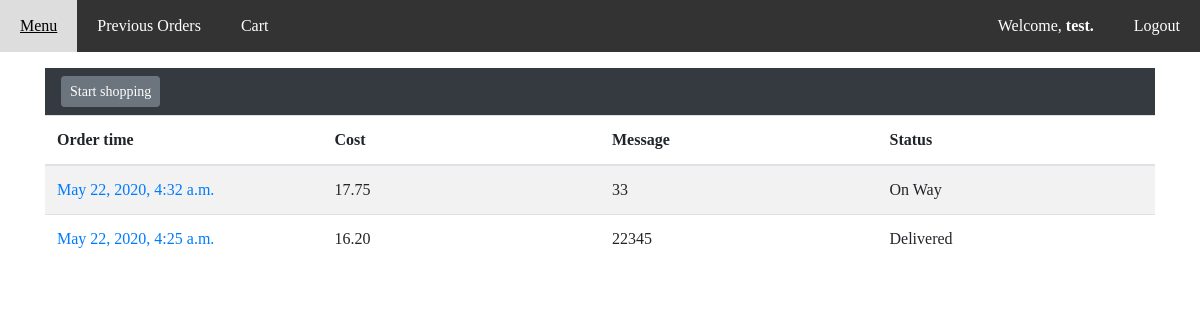
Screenshot of /user/history (signed in) with the database file from the repository.
### orders/models.py (models this page shows, shortened)
class OrderDetail(models.Model):
    user = models.ForeignKey(User, on_delete=models.CASCADE, related_name='order')
    orderitems = models.ManyToManyField(IndividualOrderItem, related_name='order')
    orderprice = models.DecimalField(max_digits=6, decimal_places=2, default=0)
    ordertime = models.DateTimeField(default=timezone.datetime.now())
    contact = models.CharField(max_length=50)
    address = models.CharField(max_length=100)
    message = models.CharField(max_length=100, blank=True)
    ORDERED = 'Ordered'
    PREPARING = 'Preparing'
    SHIPPED = 'On Way'
    DELIVERED = 'Delivered'
    STATUS_CHOCIES = (
        (ORDERED, 'Ordered'),
        (PREPARING, 'Preparing'),
        (SHIPPED, 'On Way'),
        (DELIVERED, 'Delivered')
    )
    status = models.CharField(max_length=16, choices=STATUS_CHOCIES, default=ORDERED)

### orders/views.py (the view)
# urls.py: path('user/history', views.order_history, name="order_history"),
@login_required(login_url='accounts:login')
def order_history(request):
    if request.method == 'POST':
        return HttpResponseNotFound()
    context = {
        "orders_list": OrderDetail.objects.filter(user=request.user).order_by('-ordertime')
    }
    context['item_in_cart_count'] = get_total_items_in_cart_count(request)
    return render(request, 'orders/order_history.html', context)

### orders/views.py (called while the page is built)
def get_total_items_in_cart_count(request):
    if not request.user.is_authenticated:
        return 0
    cartitemscount = IndividualCartItem.objects.filter(user=request.user).count()
    return cartitemscount

### orders/templates/orders/order_history.html (shortened to what this page needs)
{% extends 'base_layout.html' %}
{% block content%}
<nav class="navbar sticky-top navbar-dark bg-dark justify-content-between">
    <a class="btn btn-sm btn-secondary my-2 my-sm-0" href="{% url 'orders:menu' %}">Start shopping</a>
</nav>
{% if orders_list and orders_list|length > 0 %}
<table class="table table-striped">
    <thead>
        <tr>
            <th scope="col" style="width: 25%">Order time</th>
            <th scope="col" style="width: 25%">Cost</th>
            <th scope="col" style="width: 25%">Message</th>
            <th scope="col" style="width: 25%">Status</th>
        </tr>
    </thead>
    <tbody>
        {% for order in orders_list %}
        <tr>
            <td><a href="{% url 'orders:order_detail' order.id %}">{{ order.ordertime }}</a></td>
            <td>{{ order.orderprice }}</td>
            <td>{{ order.message }}</td>
            <td>{{ order.status }}</td>
            </tr>
        {% endfor %}
    </tbody>
</table>
{% else%}
<h3>No previous orders found...</h3>
{% endif %}
{% endblock %}

### templates/base_layout.html (shortened to what this page needs)
{% load static %}
<!DOCTYPE html>
<html>
<head>
    <link rel="stylesheet" href="{% static 'styles.css' %}">
    <link rel="stylesheet" href="{% static 'navigationbar.css' %}">
    <link rel="stylesheet" href="https://stackpath.bootstrapcdn.com/bootstrap/4.1.3/css/bootstrap.min.css"
>
</head>
<body>
    <div class="NavigationBar">
        {% block navigationbarbar %}
        <a href="{% url 'orders:menu' %}" >Menu</a>
        <a href="{% url 'orders:order_history' %}">Previous Orders</a>
        <a href="{% url 'orders:cart' %}">Cart
        </a>
        {% if user.is_authenticated %}
            <form class="logout-link " action="{% url 'accounts:logout' %}" method="post">
                <button class="button right NavigationBarbutton" type="submit">Logout</button>
            </form>
        <a href="" class="right">Welcome, <strong>{{user}}.</strong></a>
        {% else %}
        <a href="{% url 'accounts:login' %}" class="right">Login</a>
        <a href="{% url 'accounts:signup' %}" class="right">Signup</a>
        {% endif %}
        {% endblock %}
    </div>
    <div class="container mt-3">
        {% block content %}
        {% endblock %}
    </div>
</body>
</html>

### assets/styles.css (style rules this page uses)
body { background-color: #0f121f; color: #fff; }
body * { font-family: Ubuntu; }
a, a:hover, a:visited { text-decoration: none; }

### assets/navigationbar.css (style rules this page uses)
.NavigationBar { overflow: hidden; background-color: #333; }
.NavigationBarbutton { background: none; border: none; }
.NavigationBar a , .NavigationBarbutton { float: left; display: block; color: white; text-align: center; padding: 14px 20px; text-decoration: none; }
.NavigationBar a.right , .NavigationBarbutton.right { float: right; }

### rows the page displays
OrderDetail: ordertime "May 22, 2020, 4:32 a.m.", orderprice "17.75", message "33", status "On Way"
OrderDetail: ordertime "May 22, 2020, 4:25 a.m.", orderprice "16.20", message "22345", status "Delivered"

### other values shown
{{ user }} "test"
